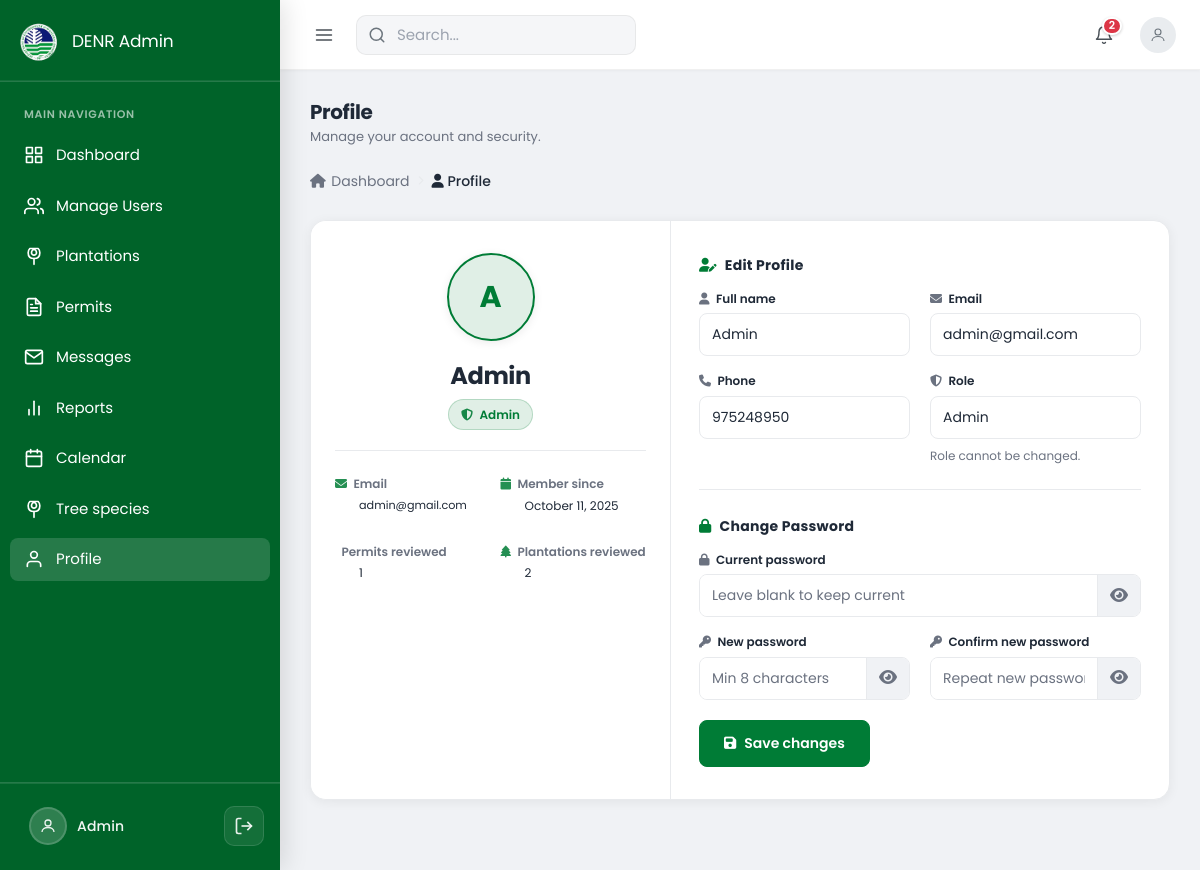
Page /modules/admin/profile/profile.php (signed in) on the committed database.
### tables this page shows
CREATE TABLE `users` (
  `user_id` int(11) NOT NULL,
  `full_name` varchar(150) NOT NULL,
  `email` varchar(100) NOT NULL,
  `password` varchar(255) NOT NULL,
  `role` enum('landowner','officer','admin') NOT NULL,
  `contact_number` varchar(20) DEFAULT NULL,
  `created_at` timestamp NOT NULL DEFAULT current_timestamp(),
  `profile_img` varchar(255) DEFAULT 'default.png',
  `status` enum('active','inactive') DEFAULT 'active'
);

### modules/admin/profile/profile.php (the view, shortened to what the rows shown need)
<?php
$database = new Database();
$db = $database->getConnection();
$query = "SELECT * FROM users WHERE user_id = :user_id";
$stmt = $db->prepare($query);
$stmt->execute([':user_id' => $_SESSION['user_id']]);
$admin = $stmt->fetch(PDO::FETCH_ASSOC);
$admin_img = $admin['profile_img'] ?? 'default.png';
$admin_img_path = __DIR__ . '/../../../assets/uploads/profiles/' . $admin_img;
$has_image = ($admin_img !== 'default.png' && !empty($admin_img) && file_exists($admin_img_path));
$initials = 'U';
if (!empty($admin['full_name'])) {
    $words = explode(' ', trim($admin['full_name']));
    $initials = strtoupper(mb_substr($words[0], 0, 1));
}
?>
<!DOCTYPE html>
<html lang="en">
<head>
    <link href="https://cdn.jsdelivr.net/npm/bootstrap@5.3.0/dist/css/bootstrap.min.css" rel="stylesheet">
    <link rel="stylesheet" href="https://cdnjs.cloudflare.com/ajax/libs/font-awesome/6.4.0/css/all.min.css">
    <link rel="stylesheet" href="../../../assets/css/main.css">
    <link rel="stylesheet" href="../../../assets/css/admin_dashboard.css">
    <link rel="stylesheet" href="../../../assets/css/admin_profile.css">
</head>
<body class="admin-profile-page">
    <div class="dashboard-container">
        <?php include '../../../admin_includes/sidebar.php'; ?>
        <main class="main-content">
            <?php include '../../../admin_includes/header.php'; ?>
            <div class="dashboard-content admin-dashboard admin-profile">
                <header class="admin-dashboard-header">
                    <div>
                        <h1 class="admin-dashboard-title">Profile</h1>
                    </div>
                </header>
                <div class="profile-container">
                    <div class="profile-col profile-col-hero">
                        <div class="profile-hero">
                            <div class="profile-hero-avatar-wrap">
                                <label for="profileUpload" class="profile-hero-avatar" id="profileHeroAvatar" tabindex="0" aria-label="Change profile photo">
                                    <?php if ($has_image): ?>
                                    <img id="profileImage" src="../../../assets/uploads/profiles/<?php echo htmlspecialchars($admin_img); ?>" alt="" onerror="this.style.display='none'; var p=document.getElementById('profileImagePlaceholder'); if(p) p.style.display='flex';">
                                    <span id="profileImagePlaceholder" class="profile-hero-initials" style="display:none;"><?php echo htmlspecialchars($initials); ?></span>
                                    <?php else: ?>
                                    <span id="profileImagePlaceholder" class="profile-hero-initials"><?php echo htmlspecialchars($initials); ?></span>
                                    <?php endif; ?>
                                </label>
                            </div>
                            <div class="profile-hero-info">
                                <h3 class="profile-hero-name" id="profileDisplayName"><?php echo htmlspecialchars($admin['full_name'] ?? 'User'); ?></h3>
                                <div class="profile-hero-role-wrap">
                                    <i class="fas fa-shield-alt profile-hero-role-icon"></i>
                                    <span class="profile-hero-role"><?php echo htmlspecialchars(ucfirst($admin['role'] ?? 'admin')); ?></span>
                                </div>
                                <ul class="profile-hero-details" aria-label="Profile details">
                                    <li class="profile-hero-detail-item">
                                        <div class="profile-hero-detail-head">
                                            <i class="fas fa-envelope profile-hero-detail-icon"></i>
                                            <span class="profile-hero-detail-label">Email</span>
                                        </div>
                                        <span class="profile-hero-detail-value profile-hero-detail-value--email"><?php echo htmlspecialchars($admin['email'] ?? '—'); ?></span>
                                    </li>
                                    <li class="profile-hero-detail-item">
                                        <div class="profile-hero-detail-head">
                                            <i class="fas fa-calendar profile-hero-detail-icon"></i>
                                            <span class="profile-hero-detail-label">Member since</span>
                                        </div>
                                        <span class="profile-hero-detail-value"><?php echo !empty($admin['created_at']) ? date('F j, Y', strtotime($admin['created_at'])) : '—'; ?></span>
                                    </li>
                                    <li class="profile-hero-detail-item">
                                    </li>
                                    <li class="profile-hero-detail-item">
                                    </li>
                                </ul>
                            </div>
                        </div>
                    </div>
                    <div class="profile-col profile-col-form">
                        <form id="updateProfileForm" class="profile-form">
                            <div class="profile-form-block">
                                <div class="profile-form-grid">
                                    <div class="profile-form-row">
                                        <label for="fullName"><i class="fas fa-user profile-form-label-icon"></i> Full name</label>
                                        <input type="text" id="fullName" name="full_name" value="<?php echo htmlspecialchars($admin['full_name'] ?? ''); ?>" required maxlength="120" autocomplete="name">
                                    </div>
                                    <div class="profile-form-row">
                                        <label for="email"><i class="fas fa-envelope profile-form-label-icon"></i> Email</label>
                                        <input type="email" id="email" name="email" value="<?php echo htmlspecialchars($admin['email'] ?? ''); ?>" required maxlength="120" autocomplete="email">
                                    </div>
                                    <div class="profile-form-row">
                                        <label for="phone"><i class="fas fa-phone profile-form-label-icon"></i> Phone</label>
                                        <input type="tel" id="phone" name="contact_number" value="<?php echo htmlspecialchars($admin['contact_number'] ?? ''); ?>" maxlength="20" autocomplete="tel">
                                    </div>
                                    <div class="profile-form-row">
                                        <label><i class="fas fa-shield-alt profile-form-label-icon"></i> Role</label>
                                        <input type="text" value="<?php echo htmlspecialchars(ucfirst($admin['role'] ?? '')); ?>" disabled class="profile-form-input-disabled">
                                        <span class="profile-form-note">Role cannot be changed.</span>
                                    </div>
                                </div>
                            </div>
                        </form>
                    </div>
                </div>
            </div>
        </main>
    </div>
    <?php include __DIR__ . '/../../../includes/role_notifications.php'; ?>
</body>
</html>

### admin_includes/sidebar.php (shortened to what the rows shown need)
<?php
$sidebar_profile_img = 'default.png';
$sidebar_user_name = 'User';
try {
    $database = new Database();
    $db = $database->getConnection();
    $stmt = $db->prepare("SELECT profile_img, full_name FROM users WHERE user_id = :user_id");
    $stmt->bindParam(':user_id', $_SESSION['user_id']);
    $stmt->execute();
    $row = $stmt->fetch(PDO::FETCH_ASSOC);
    if ($row) {
        $sidebar_profile_img = $row['profile_img'] ?? 'default.png';
        $sidebar_user_name = $row['full_name'] ?? 'User';
    }
} catch (Exception $e) {
}
?>
<!DOCTYPE html>
<html lang="en">
<head>
    <link href="https://cdn.jsdelivr.net/npm/bootstrap@5.3.0/dist/css/bootstrap.min.css" rel="stylesheet">
    <link rel="stylesheet" href="https://cdnjs.cloudflare.com/ajax/libs/font-awesome/6.4.0/css/all.min.css">
    <link rel="stylesheet" href="../../../assets/css/main.css">
</head>
<body>
    <aside class="sidebar">
        <div class="sidebar-footer">
            <div class="sidebar-footer-row">
                <a href="../profile/profile.php" class="sidebar-profile">
                    <?php
                    $img_path = __DIR__ . '/../assets/uploads/profiles/' . $sidebar_profile_img;
                    if ($sidebar_profile_img !== 'default.png' && file_exists($img_path)): ?>
                    <img src="../../../assets/uploads/profiles/<?php echo htmlspecialchars($sidebar_profile_img); ?>"
                        alt="" class="sidebar-profile-img">
                    <?php else: ?>
                    <span class="sidebar-profile-avatar"><svg viewBox="0 0 24 24" fill="none" stroke="currentColor"
                            stroke-width="1.75">
                            <circle cx="12" cy="8" r="4" />
                            <path d="M4 20c0-4 4-6 8-6s8 2 8 6" />
                        </svg></span>
                    <?php endif; ?>
                    <span class="sidebar-profile-name"><?php echo htmlspecialchars($sidebar_user_name); ?></span>
                </a>
            </div>
        </div>
    </aside>
</body>
</html>

### rows in the picture
users: full_name "Admin", full_name "A", role "Admin", email "admin@gmail.com", created_at "October 11, 2025", contact_number "975248950"

### other values in the picture
$notifCount "2"
$stats['permits_reviewed'] "1"
$stats['plantations_reviewed'] "2"
